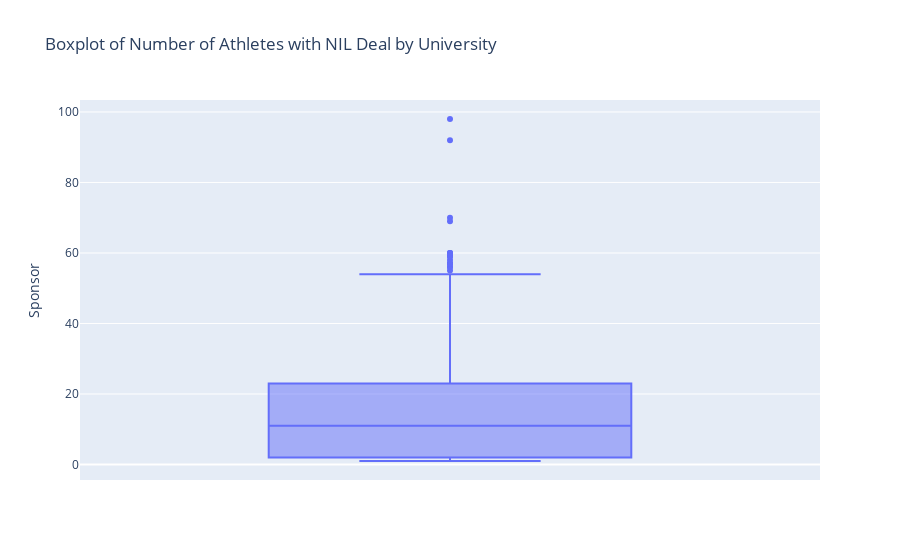

Source (notebook cell):
### Markdown cell above
box plot universities with most athlete NIL deals

### Code cell
univ = df.groupby(['University'], as_index=False)['Sponsor'].count()

univ = univ.sort_values(by='Sponsor', ascending=False)

fig3 = px.box(univ,y='Sponsor', 
              hover_data = ['University'],
      title="Boxplot of Number of Athletes with NIL Deal by University")
fig3.show()

### Figure 1 — Plotly figure (JSON) as saved in the notebook; plotly's stock layout.template omitted (floating-point values rounded to 4 significant figures; data arrays with more than 128 entries replaced by an {"elided": "..."} marker saying what was removed)
{"data": [{"alignmentgroup": "True", "customdata": {"elided": "501x1 str values"}, "hovertemplate": "Sponsor=%{y}<br>University=%{customdata[0]}<extra></extra>", "legendgroup": "", "marker": {"color": "#636efa"}, "name": "", "notched": false, "offsetgroup": "", "orientation": "v", "showlegend": false, "type": "box", "x0": " ", "xaxis": "x", "y": {"elided": "501 int values"}, "y0": " ", "yaxis": "y"}], "layout": {"autosize": true, "boxmode": "group", "legend": {"tracegroupgap": 0}, "title": {"text": "Boxplot of Number of Athletes with NIL Deal by University"}, "xaxis": {"anchor": "y", "autorange": true, "domain": [0, 1], "range": [-0.5, 0.5], "type": "category"}, "yaxis": {"anchor": "x", "autorange": true, "domain": [0, 1], "range": [-4.389, 103.4], "title": {"text": "Sponsor"}, "type": "linear"}}}
